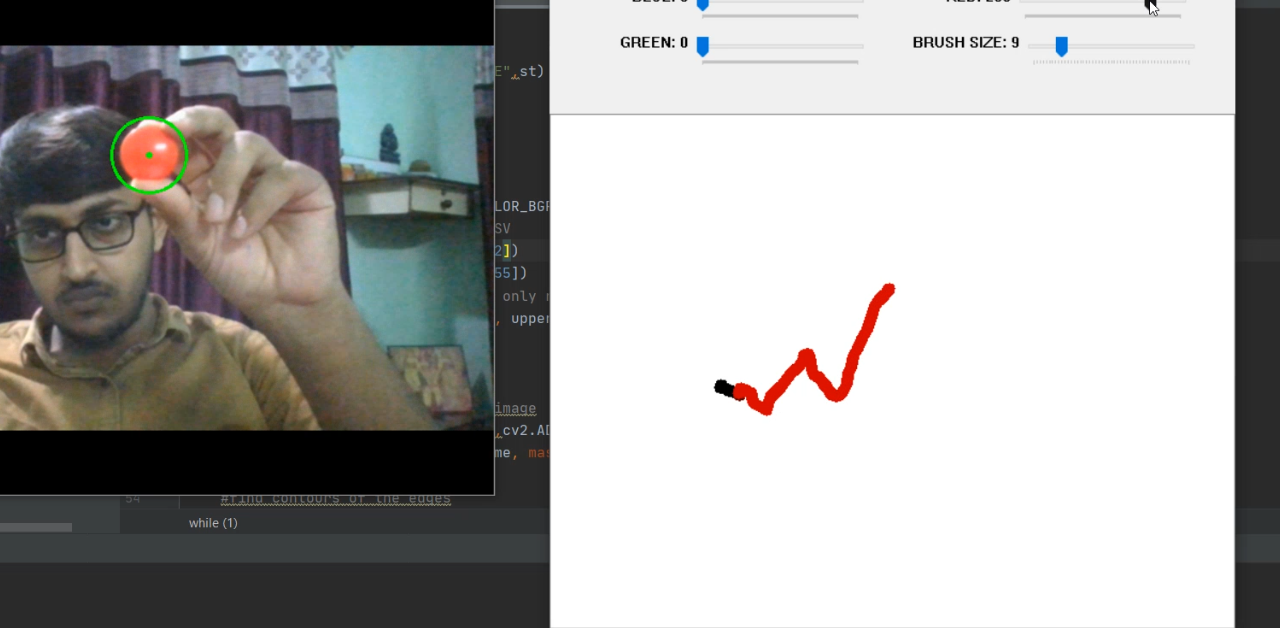
#> input picture Snippets/Capture.PNG, 1280 x 628 px, given in place of the camera
$ python 'VIRTUAL PAD.py'
#> lines starting #> are read from the running program, lines starting #| are printed output that depends on the picture; after the words box and inside, x2 and y2 are one past the last pixel; in counts of white or black regions, pixels touching at a corner belong together
#import modules
import cv2
import numpy as np

#create Trackbar for color and other things
def n(x):
    print(x)
    return


st="Colurs And Other tools"
cv2.namedWindow(st)
cv2.createTrackbar("BLUE",st,0,255,n)
cv2.createTrackbar("RED",st,0,255,n)
cv2.createTrackbar("GREEN",st,0,255,n)
cv2.createTrackbar("BRUSH SIZE",st,1,50,n)
cap = cv2.VideoCapture(0)
#get the dimensions of the frame. To be used for making white canvas
w=int(cap.get(cv2.CAP_PROP_FRAME_WIDTH))
h= int(cap.get(cv2.CAP_PROP_FRAME_HEIGHT))

#Creating a white canvas
pad=255*np.ones((h,w,3),np.uint8)

x1 = -1
y1 = -1
while(1):


    # Take each frame
    _, frame = cap.read()
#> frame is the input picture: shape (628, 1280, 3); mean B, G, R 165.3, 167, 167.3
    frame = cv2.flip(frame, 1)
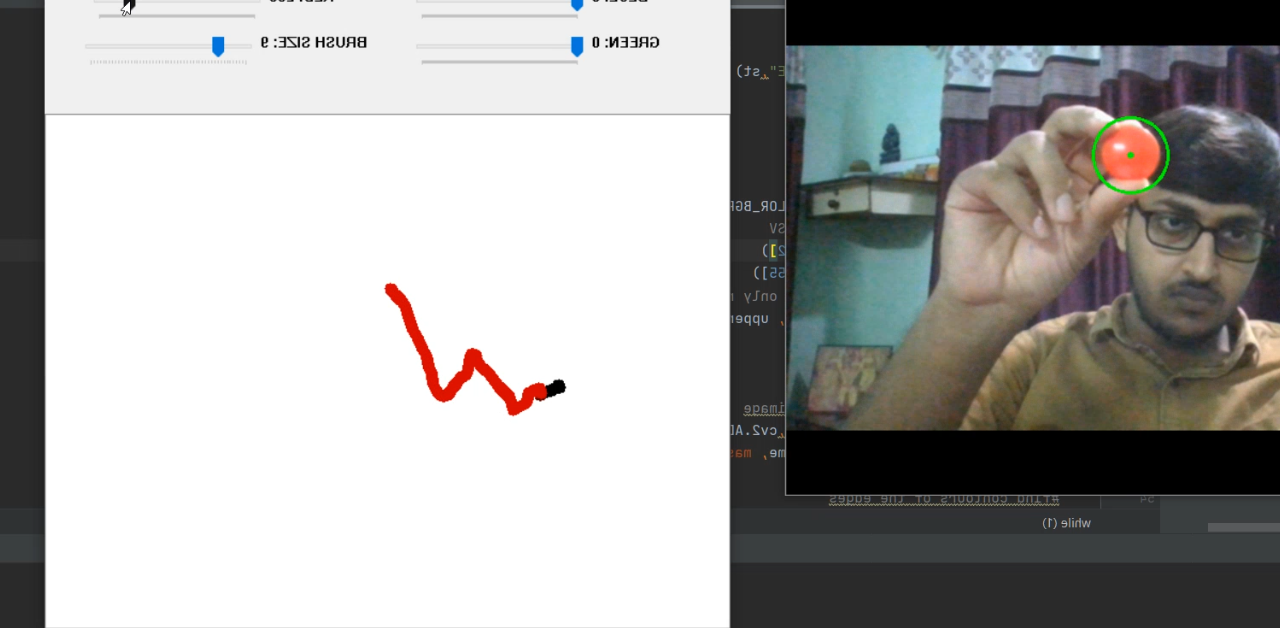
#> frame: shape (628, 1280, 3); mean B, G, R 165.3, 167, 167.3

    b=cv2.getTrackbarPos("BLUE",st)
    g=cv2.getTrackbarPos("GREEN",st)
    r=cv2.getTrackbarPos("RED",st)
    bs=cv2.getTrackbarPos("BRUSH SIZE",st)


    # Convert BGR to HSV
    hsv = cv2.cvtColor(frame, cv2.COLOR_BGR2HSV)
#> hsv: shape (628, 1280, 3); mean H, S, V 21.6, 18.5, 170.8
    # define range of red color in HSV
    lower_red = np.array([0, 152, 152])
    upper_red = np.array([15, 255, 255])
    # Threshold the HSV image to get only red colors
    ths = cv2.inRange(hsv, lower_red, upper_red)
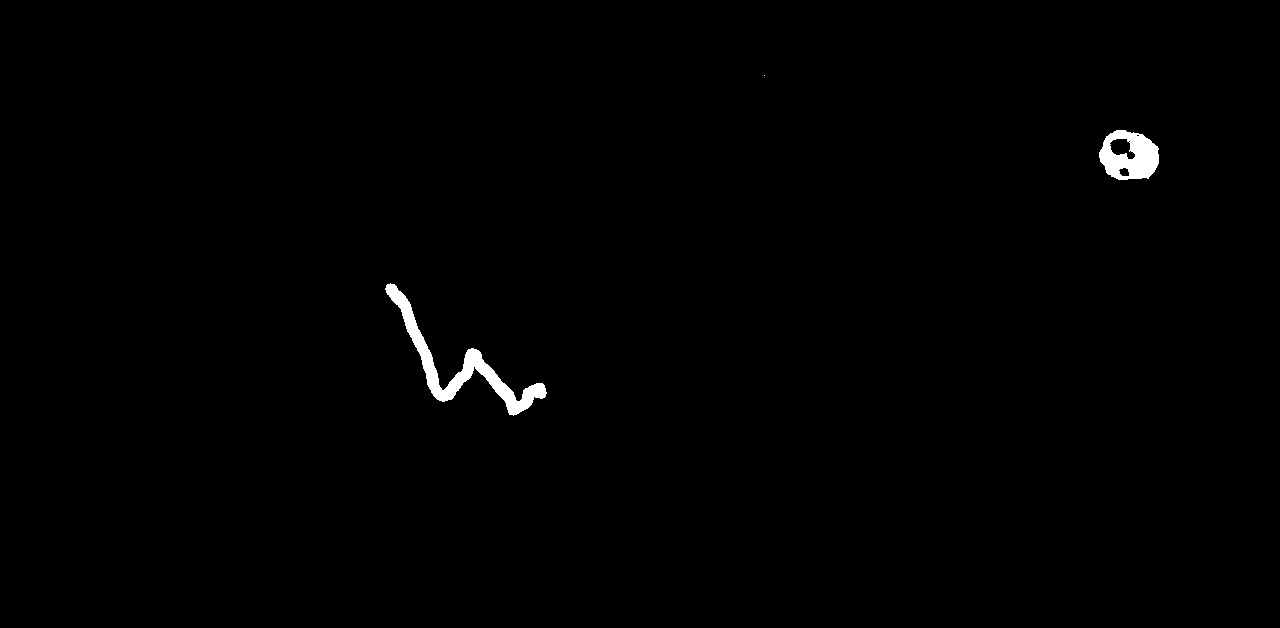
#> ths: shape (628, 1280); 0.67% white; 3 white regions (1 under 20 px), largest, box (x1, y1, x2, y2) and area: (385, 283, 547, 416) 3381, (1099, 130, 1159, 180) 1993


    # Bitwise-AND mask and original image
    l1=cv2.adaptiveThreshold(ths,255,cv2.ADAPTIVE_THRESH_GAUSSIAN_C,cv2.THRESH_BINARY_INV,21,3)
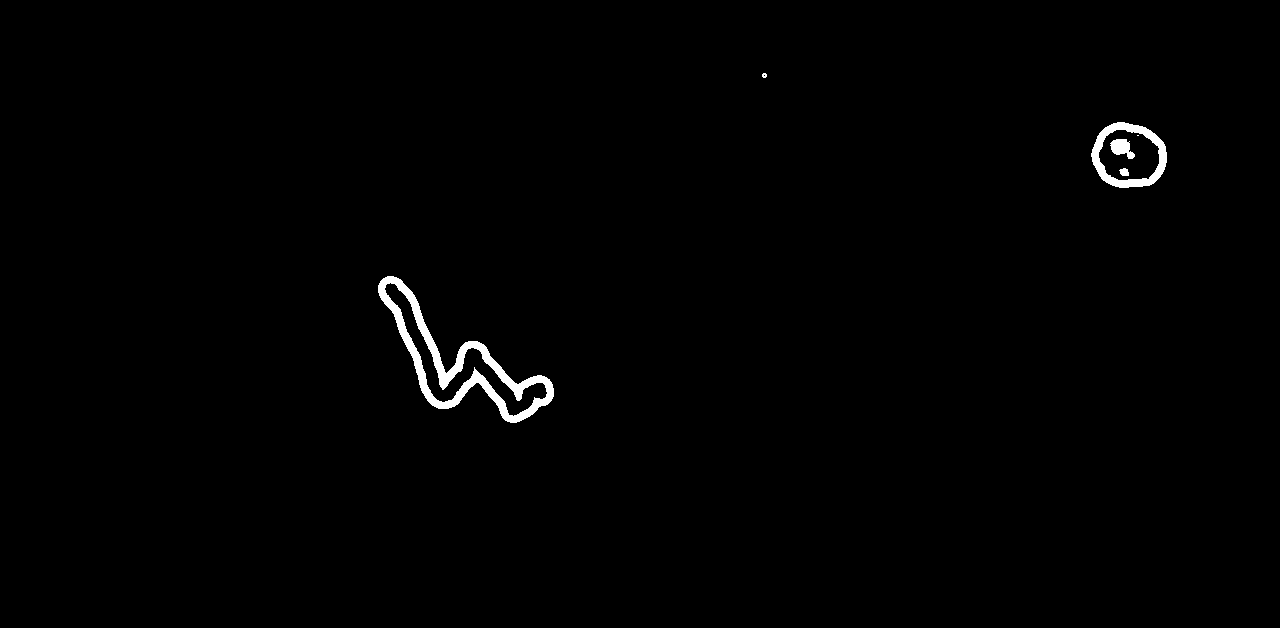
#> l1: shape (628, 1280); 0.83% white; 6 white regions (1 under 20 px)
    res2= cv2.bitwise_and(frame, frame, mask=l1)

    #find contours of the edges
    contours, hierarchy = cv2.findContours(l1, cv2.RETR_EXTERNAL, cv2.CHAIN_APPROX_SIMPLE)
#> contours = 3 contours, 1 with area under 20; largest, box (x1, y1, x2, y2) and area: (378, 276, 554, 423) 7819, (1091, 122, 1167, 188) 3835
    if len(contours) != 0:
    #Since there may be many contours we can consider the contour of stylus to be of maximum area
        cnt = max(contours, key=cv2.contourArea)
#> cnt = contour of 300 points, box (x1, y1, x2, y2) (378, 276, 554, 423), area 7819
        M = cv2.moments(cnt)
#> M = moments, m00 7819, centre m10/m00, m01/m00 = (459.3, 363.4)

        #Centroid of the Contours of the edges.
        if (M['m00'] != 0):
            cx = int(M['m10'] / M['m00'])
#> cx = 459
            cy = int(M['m01'] / M['m00'])
#> cy = 363

        #Minimum Enclosing Circle for the bounding the object
        (x, y), radius = cv2.minEnclosingCircle(cnt)
#> x = 465.5; y = 340.5; radius = 104.2
        center = (int(x), int(y))
#> center = (465, 340)
        radius = int(radius)
#> radius = 104
        frame = cv2.circle(frame, center, radius, (0, 255, 0), 2)
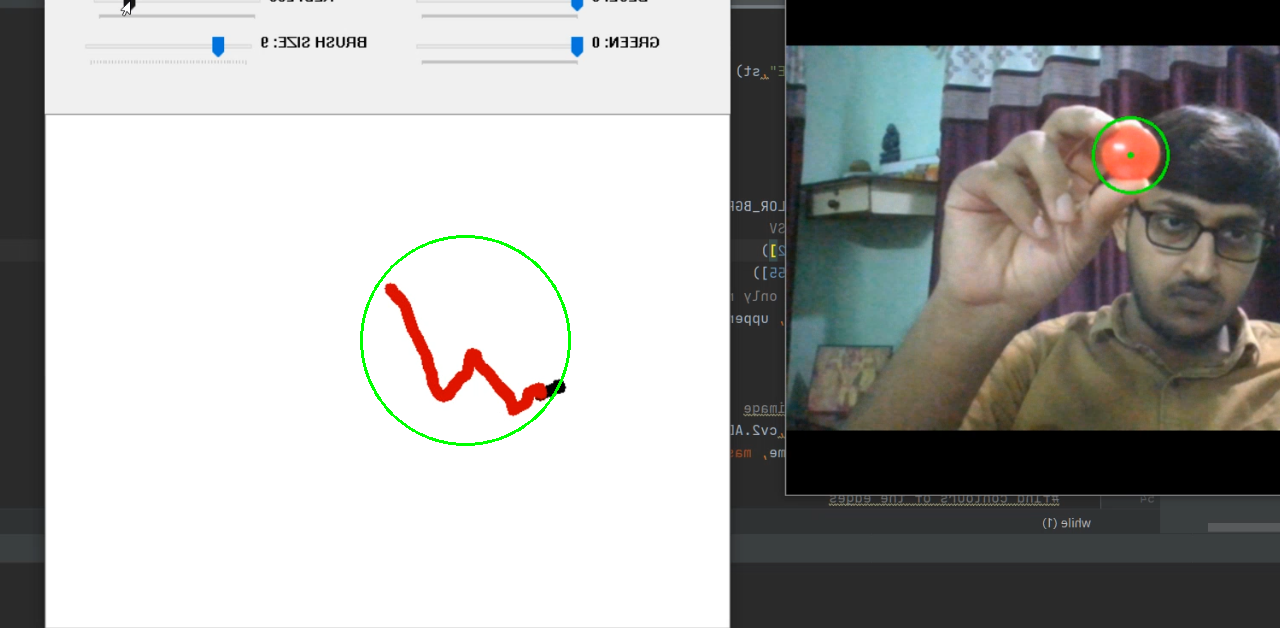
#> frame: shape (628, 1280, 3); 0.24% of pixels changed, all inside (x1, y1, x2, y2) = (360, 235, 571, 446)
        frame = cv2.circle(frame, center, radius // 10, (0, 255, 0), -1)
#> frame: shape (628, 1280, 3); 0.04% of pixels changed, all inside (x1, y1, x2, y2) = (455, 330, 476, 351)


        #x1 and y1 are the former coordinates. And centre or x,y are the present coordinates.
        #These help in tracking the object and also in drawing free hand shape.
        if (x1 != -1 and y1 != -1):
            pad = cv2.line(pad, (x1, y1), center, (b, g, r), bs)
        x1 = int(x)
#> x1 = 465
        y1 = int(y)
#> y1 = 340

    #In case object suddenly disappears from current location and appears at a new location.
    if (len(contours) == 0):
        x1 = -1
        x2 = -1

    cv2.imshow('l[1]', frame)
    cv2.imshow(st,pad)
    k = cv2.waitKey(1) & 0xFF
#> (key Esc is pressed here)
    if k == 27:
        break


cv2.destroyAllWindows()
